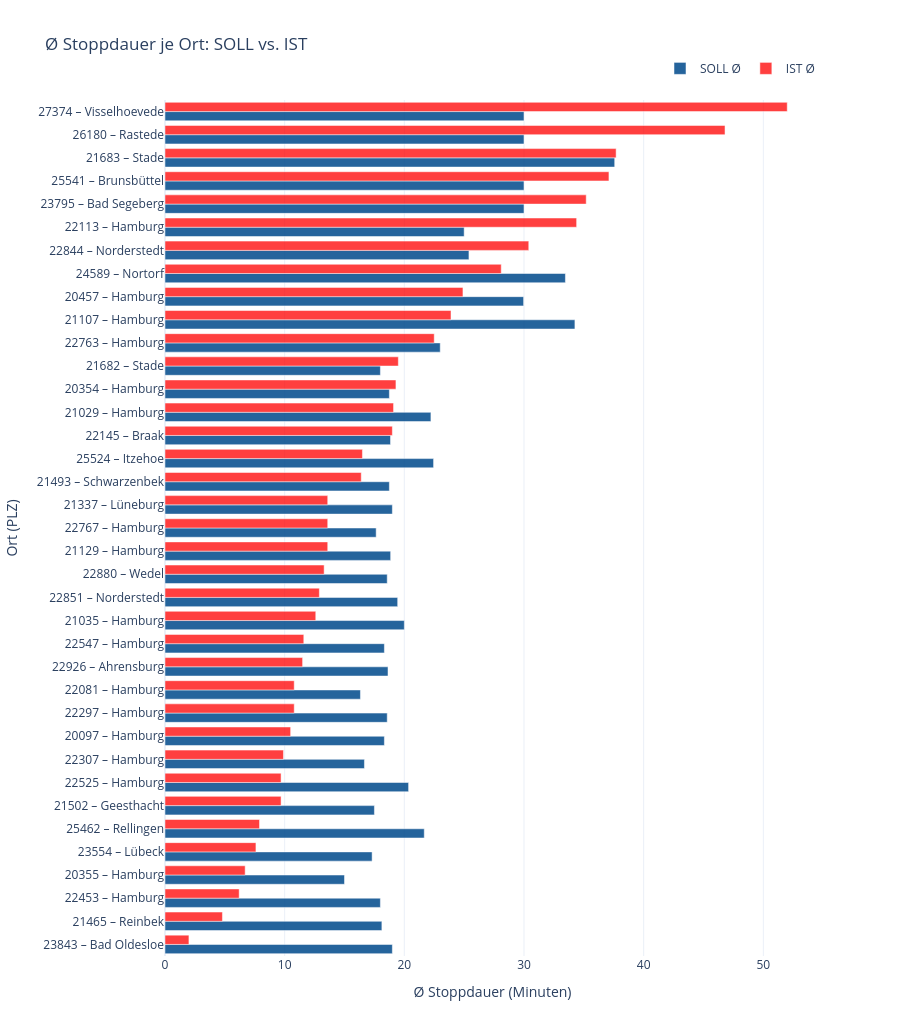

The notebook cell this image was saved under:
### Code cell
#Grouped Bar Chart SOLL vs. IST je Ort
plot_df = merged.sort_values('Ist_Avg', ascending=True).copy()
plot_df['label'] = plot_df['PLZ'].astype(str) + ' – ' + plot_df['ORT']

fig = go.Figure()

fig.add_trace(go.Bar(
    y=plot_df['label'],
    x=plot_df['Soll_Avg'],
    name='SOLL Ø',
    orientation='h',
    marker_color='#00498b',
    opacity=0.85
))

fig.add_trace(go.Bar(
    y=plot_df['label'],
    x=plot_df['Ist_Avg'],
    name='IST Ø',
    orientation='h',
    marker_color='#ff0000',
    opacity=0.75
))

fig.update_layout(
    template='plotly_white',
    barmode='group',
    title='Ø Stoppdauer je Ort: SOLL vs. IST',
    xaxis_title='Ø Stoppdauer (Minuten)',
    yaxis_title='Ort (PLZ)',
    height=max(500, len(plot_df) * 28),
    legend=dict(orientation='h', yanchor='bottom', y=1.02, xanchor='right', x=1)
)

fig.show()

### Figure 1 — Plotly figure (JSON) as saved in the notebook; plotly's stock layout.template omitted (floating-point values rounded to 4 significant figures)
{"data": [{"marker": {"color": "#00498b"}, "name": "SOLL Ø", "opacity": 0.85, "orientation": "h", "type": "bar", "x": [19.0, 18.12, 18.0, 15.0, 17.31, 21.67, 17.5, 20.36, 16.67, 18.33, 18.57, 16.33, 18.64, 18.33, 20.0, 19.44, 18.57, 18.86, 17.65, 19.0, 18.75, 22.44, 18.85, 22.22, 18.75, 18.0, 23.0, 34.26, 29.97, 33.46, 25.4, 25.0, 30.0, 30.0, 37.58, 30.0, 30.0], "y": ["23843 – Bad Oldesloe", "21465 – Reinbek", "22453 – Hamburg", "20355 – Hamburg", "23554 – Lübeck", "25462 – Rellingen", "21502 – Geesthacht", "22525 – Hamburg", "22307 – Hamburg", "20097 – Hamburg", "22297 – Hamburg", "22081 – Hamburg", "22926 – Ahrensburg", "22547 – Hamburg", "21035 – Hamburg", "22851 – Norderstedt", "22880 – Wedel", "21129 – Hamburg", "22767 – Hamburg", "21337 – Lüneburg", "21493 – Schwarzenbek", "25524 – Itzehoe", "22145 – Braak", "21029 – Hamburg", "20354 – Hamburg", "21682 – Stade", "22763 – Hamburg", "21107 – Hamburg", "20457 – Hamburg", "24589 – Nortorf", "22844 – Norderstedt", "22113 – Hamburg", "23795 – Bad Segeberg", "25541 – Brunsbüttel", "21683 – Stade", "26180 – Rastede", "27374 – Visselhoevede"]}, {"marker": {"color": "#ff0000"}, "name": "IST Ø", "opacity": 0.75, "orientation": "h", "type": "bar", "x": [2.0, 4.8, 6.2, 6.7, 7.6, 7.9, 9.7, 9.7, 9.9, 10.5, 10.8, 10.8, 11.5, 11.6, 12.6, 12.9, 13.3, 13.6, 13.6, 13.6, 16.4, 16.5, 19.0, 19.1, 19.3, 19.5, 22.5, 23.9, 24.9, 28.1, 30.4, 34.4, 35.2, 37.1, 37.7, 46.8, 52.0], "y": ["23843 – Bad Oldesloe", "21465 – Reinbek", "22453 – Hamburg", "20355 – Hamburg", "23554 – Lübeck", "25462 – Rellingen", "21502 – Geesthacht", "22525 – Hamburg", "22307 – Hamburg", "20097 – Hamburg", "22297 – Hamburg", "22081 – Hamburg", "22926 – Ahrensburg", "22547 – Hamburg", "21035 – Hamburg", "22851 – Norderstedt", "22880 – Wedel", "21129 – Hamburg", "22767 – Hamburg", "21337 – Lüneburg", "21493 – Schwarzenbek", "25524 – Itzehoe", "22145 – Braak", "21029 – Hamburg", "20354 – Hamburg", "21682 – Stade", "22763 – Hamburg", "21107 – Hamburg", "20457 – Hamburg", "24589 – Nortorf", "22844 – Norderstedt", "22113 – Hamburg", "23795 – Bad Segeberg", "25541 – Brunsbüttel", "21683 – Stade", "26180 – Rastede", "27374 – Visselhoevede"]}], "layout": {"barmode": "group", "height": 1036, "legend": {"orientation": "h", "x": 1, "xanchor": "right", "y": 1.02, "yanchor": "bottom"}, "title": {"text": "Ø Stoppdauer je Ort: SOLL vs. IST"}, "xaxis": {"title": {"text": "Ø Stoppdauer (Minuten)"}}, "yaxis": {"title": {"text": "Ort (PLZ)"}}}}
